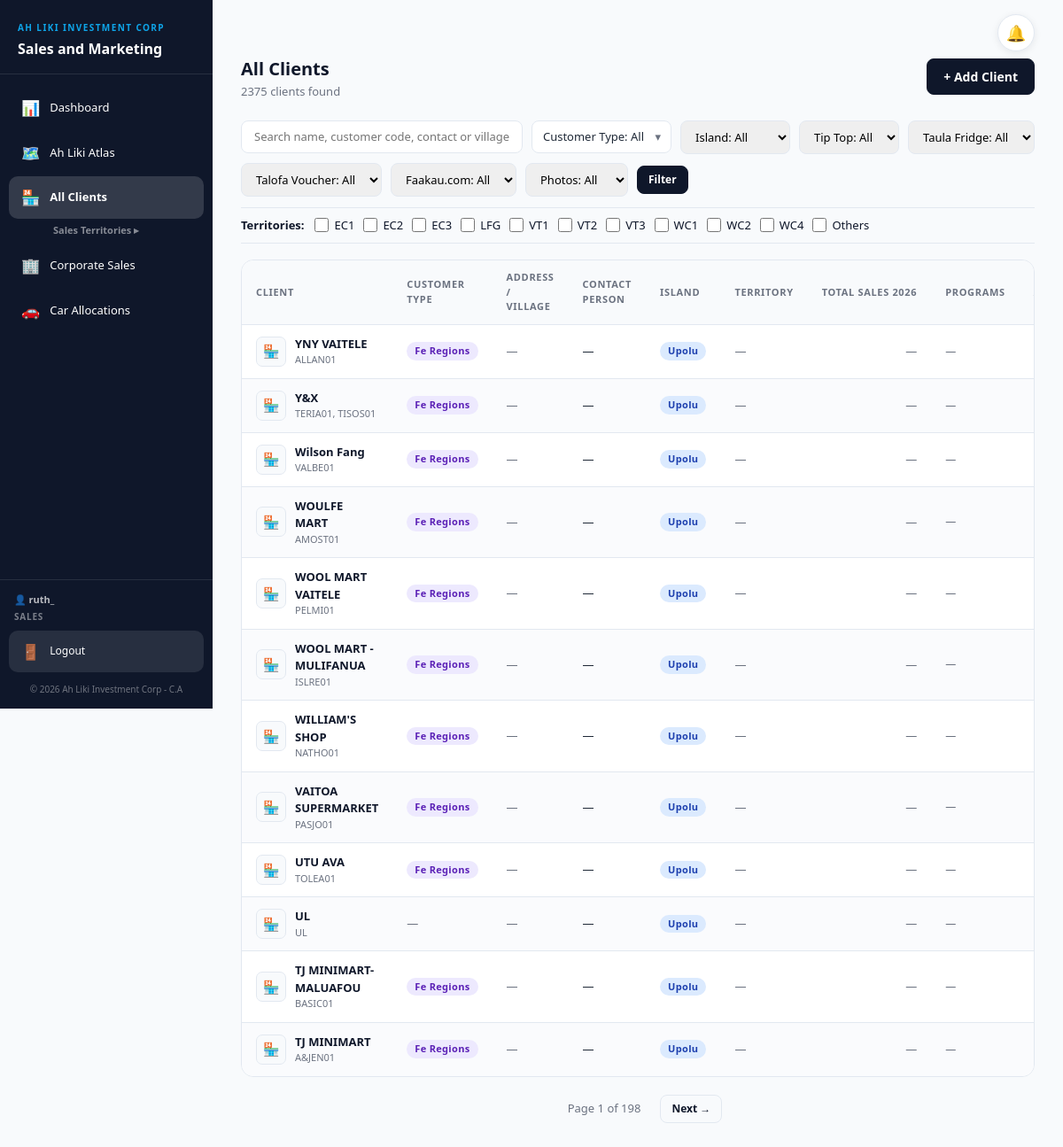
Page /shops/ (signed in) on the committed database.
### shops/models.py (models this page shows, shortened)
class Shop(models.Model):
    ISLAND_CHOICES = [
        ('Upolu',  'Upolu'),
        ('Savaii', 'Savaii'),
    ]
    TERRITORY_CHOICES = [
        ('EC1', 'EC1'),
        ('EC2', 'EC2'),
        ('EC3', 'EC3'),
        ('LFG', 'LFG'),
        ('VT1', 'VT1'),
        ('VT2', 'VT2'),
        ('VT3', 'VT3'),
        ('WC1', 'WC1'),
        ('WC2', 'WC2'),
        ('WC4', 'WC4'),
        ('TWN', 'TWN'),
        ('TWN1', 'TWN1'),
        ('TW1', 'TW1'),
    ]
    customer_code  = models.CharField(max_length=50, unique=True, null=True, blank=True)
    name           = models.CharField(max_length=255)
    customer_type  = models.CharField(max_length=100, blank=True, default='', help_text='e.g. Retail, Wholesale, Hotel')
    contact_person = models.CharField(max_length=255, blank=True, null=True)
    address        = models.CharField(max_length=255, blank=True, null=True, default='n/a')
    island         = models.CharField(max_length=50,  choices=ISLAND_CHOICES, default='Upolu')
    phone          = models.CharField(max_length=50,  blank=True, null=True, default='n/a')
    territory      = models.CharField('Territory code', max_length=50, blank=True, null=True)
    email          = models.EmailField(max_length=254, blank=True, default='')
    tip_top = models.BooleanField(default=False)
    taula_fridge = models.BooleanField(default=False)
    talofa_voucher = models.BooleanField(default=False)
    faakau_com = models.BooleanField(default=False)
    created = models.DateField(auto_now_add=True, null=True, blank=True)
    class Meta:
        ordering = ['-id']

### shops/views.py (the view, shortened to what this page needs)
# urls.py: path('shops/',                            views.shop_list,          name='shop_list'),
@login_required(login_url='login')
def shop_list(request):
    qs = Shop.objects.prefetch_related('photos').all()
    q           = request.GET.get('q', '').strip()
    territories = request.GET.getlist('territory')
    tip_top     = request.GET.get('tip_top', '')
    taula       = request.GET.get('taula_fridge', '')
    talofa      = request.GET.get('talofa_voucher', '')
    faakau      = request.GET.get('faakau_com', '')
    photos      = request.GET.get('photos', '')
    ctypes      = [t for t in request.GET.getlist('customer_type') if t]
    island      = request.GET.get('island', '')
    if island:
        qs = qs.filter(island=island)
    if ctypes:
        named = [t for t in ctypes if t != '__none__']
        qs = qs.filter(Q(customer_type__in=named) | (Q(customer_type='') if '__none__' in ctypes else Q(pk__in=[])))
    if q:
        qs = qs.filter(Q(name__icontains=q) | Q(customer_code__iexact=q) | Q(contact_person__icontains=q)
                       | Q(address__icontains=q))
    programme = Q()
    for field, value in (('tip_top', tip_top), ('taula_fridge', taula),
                         ('talofa_voucher', talofa), ('faakau_com', faakau)):
        if value == 'yes':
            programme |= Q(**{field: True})
        elif value == 'no':
            programme |= Q(**{field: False})
    if programme:
        qs = qs.filter(programme)
    if photos == 'yes':
        qs = qs.filter(photos__isnull=False).distinct()
    elif photos == 'no':
        qs = qs.filter(photos__isnull=True)
    sales_year = date.today().year
    year_total = (MonthlySales.objects.filter(shop=OuterRef('pk'), month__year=sales_year)
                  .values('shop').annotate(t=Sum('sales')).values('t'))
    qs = qs.annotate(total_sales=Subquery(year_total, output_field=DecimalField(max_digits=14, decimal_places=2)))
    sort = request.GET.get('sort', '')
    if sort in ('sales', 'sales_low') and not access.can_see_sales(request):
        sort = ''
    if sort == 'sales':
        qs = qs.order_by(F('total_sales').desc(nulls_last=True), 'name')
    elif sort == 'sales_low':
        qs = qs.order_by(F('total_sales').asc(nulls_first=True), 'name')
    paginator = Paginator(qs, 12)
    page_obj  = paginator.get_page(request.GET.get('page'))
    all_territories = list(SHOP_TERRITORIES)
    return render(request, 'shops/shop_list.html', {
        'page_obj': page_obj,
        'total': qs.count(),
        'q': q, 'territories': territories,
        'all_territories': all_territories,
        'tip_top': tip_top, 'photos': photos,
        'taula_fridge': taula, 'talofa_voucher': talofa, 'faakau_com': faakau,
        'selected_types': ctypes, 'island': island, 'sort': sort, 'sales_year': sales_year,
        'islands': Shop.objects.values('island').annotate(n=Count('id')).order_by('island'),
        'sort_query': urlencode([(k, v) for k, vs in request.GET.lists() if k not in ('sort', 'page') for v in vs]),
        'customer_types': Shop.objects.values('customer_type').annotate(n=Count('id')).order_by('customer_type'),
    })

### shops/templates/shops/shop_list.html (shortened to what this page needs)
{% extends 'shops/base.html' %}
{% block content %}
<div class="page-header">
  <div>
    <h2 class="page-title">All Clients</h2>
    <p class="page-sub">{{ total }} client{{ total|pluralize }} found</p>
  </div>
  <div style="display:flex;gap:10px">
    <a href="{% url 'add_shop' %}" class="btn-sms btn-primary-custom">+ Add Client</a>
  </div>
</div>
<form method="GET" style="margin-bottom:18px">
  <div style="display:flex;gap:10px;flex-wrap:wrap;align-items:center;margin-bottom:12px">
    <input type="text" name="q" value="{{ q }}" placeholder="Search name, customer code, contact or village…"
           style="padding:8px 14px;border:1px solid var(--border);border-radius:8px;font-size:13px;flex:1 1 180px;min-width:140px">
    <details class="type-pick" style="border-color:{% if selected_types %}var(--accent){% else %}var(--border){% endif %}">
      <summary>Customer Type: {% if not selected_types %}All{% elif selected_types|length == 1 %}{% if selected_types.0 == '__none__' %}No type set{% else %}{{ selected_types.0 }}{% endif %}{% else %}{{ selected_types|length }} selected{% endif %}</summary>
    </details>
    <select name="island" onchange="this.form.submit()" aria-label="Island"
            style="padding:8px 12px;border:1px solid {% if island %}var(--accent){% else %}var(--border){% endif %};border-radius:8px;font-size:13px">
      <option value="">Island: All</option>
    </select>
    <select name="tip_top" style="padding:8px 12px;border:1px solid var(--border);border-radius:8px;font-size:13px">
      <option value="">Tip Top: All</option>
    </select>
    <select name="taula_fridge" style="padding:8px 12px;border:1px solid var(--border);border-radius:8px;font-size:13px">
      <option value="">Taula Fridge: All</option>
    </select>
    <select name="talofa_voucher" style="padding:8px 12px;border:1px solid var(--border);border-radius:8px;font-size:13px">
      <option value="">Talofa Voucher: All</option>
    </select>
    <select name="faakau_com" style="padding:8px 12px;border:1px solid var(--border);border-radius:8px;font-size:13px">
      <option value="">Faakau.com: All</option>
    </select>
    <select name="photos" style="padding:8px 12px;border:1px solid var(--border);border-radius:8px;font-size:13px">
      <option value="">Photos: All</option>
    </select>
    <button type="submit" class="btn-sms btn-primary-custom sm">Filter</button>
  </div>
  <div style="display:flex;gap:12px;flex-wrap:wrap;align-items:center;padding:10px 0;border-top:1px solid var(--border);border-bottom:1px solid var(--border)">
    <label style="font-weight:600;font-size:13px;color:var(--primary);margin:0">Territories:</label>
    <div style="display:flex;gap:10px;flex-wrap:wrap">
      {% for t in all_territories %}
      <label style="display:flex;align-items:center;gap:6px;font-size:13px;color:var(--primary);cursor:pointer;margin:0">
        <input type="checkbox" name="territory" value="{{ t }}" {% if t in territories %}checked{% endif %}
               style="width:16px;height:16px;cursor:pointer">
        {{ t }}
      </label>
      {% endfor %}
      <label style="display:flex;align-items:center;gap:6px;font-size:13px;color:var(--primary);cursor:pointer;margin:0"
             title="Shops whose territory is not one of the codes listed above, or has none recorded">
        <input type="checkbox" name="territory" value="OTHER" {% if 'OTHER' in territories %}checked{% endif %}
               style="width:16px;height:16px;cursor:pointer">
        Others
      </label>
    </div>
  </div>
</form>
<div class="sms-card">
  <table class="sms-table">
    <thead>
      <tr>
        <th>Client</th><th>Customer Type</th><th>Address / Village</th><th>Contact Person</th><th>Island</th><th>Territory</th>
        {% if see_sales %}<th style="text-align:right;white-space:nowrap"><a href="?{{ sort_query }}{% if sort_query %}&{% endif %}sort={% if sort == 'sales' %}sales_low{% else %}sales{% endif %}"
            style="color:inherit;text-decoration:none" title="Sort by total sales">Total Sales {{ sales_year }}{% if sort == 'sales' %} ▾{% elif sort == 'sales_low' %} ▴{% endif %}</a></th>{% endif %}
        <th>Programs</th><th>Actions</th>
      </tr>
    </thead>
    <tbody>
      {% for s in page_obj %}
      <tr>
        <td>
          <div style="display:flex;align-items:center;gap:10px">
            <div style="width:34px;height:34px;border-radius:7px;background:var(--surface);border:1px solid var(--border);overflow:hidden;flex-shrink:0;display:flex;align-items:center;justify-content:center;font-size:15px">
              {% with first=s.photos.first %}{% if first %}<img src="{{ first.image.url }}" style="width:100%;height:100%;object-fit:cover">{% else %}🏪{% endif %}{% endwith %}
            </div>
            <div><a href="{% url 'shop_detail' s.id %}" style="font-weight:700;color:var(--primary);text-decoration:none;font-size:13px">{{ s.name }}</a>
              {% if s.customer_code %}<div style="color:var(--muted);font-size:11px">{{ s.customer_code }}</div>{% endif %}</div>
          </div>
        </td>
        <td>{% if s.customer_type %}<span class="badge-custom badge-purple">{{ s.customer_type }}</span>{% else %}<span style="color:var(--muted)">—</span>{% endif %}</td>
        <td style="max-width:220px">{% if s.address and s.address|lower != 'n/a' %}{{ s.address }}{% else %}<span style="color:var(--muted)">—</span>{% endif %}</td>
        <td>{{ s.contact_person|default:"—" }}</td>
        <td><span class="badge-custom {% if s.island == 'Upolu' %}badge-blue{% else %}badge-amber{% endif %}">{{ s.island }}</span></td>
        <td style="color:var(--muted)">{{ s.territory|default:"—" }}</td>
        {% if see_sales %}<td style="text-align:right;font-weight:600;font-variant-numeric:tabular-nums;white-space:nowrap">{% if s.total_sales is not None %}{{ s.total_sales|floatformat:"0g" }}{% else %}<span style="color:var(--muted);font-weight:400">—</span>{% endif %}</td>{% endif %}
        <td>
          <div style="display:flex;gap:6px;flex-wrap:wrap">
            {% if not s.tip_top and not s.taula_fridge and not s.talofa_voucher and not s.faakau_com %}<span style="color:var(--muted);font-size:12px">—</span>{% endif %}
          </div>
        </td>
        <td>
        </td>
      </tr>
      {% endfor %}
    </tbody>
  </table>
</div>
{% if page_obj.has_other_pages %}
<div style="display:flex;justify-content:center;gap:6px;margin-top:20px">
  <span style="padding:6px 16px;font-size:13px;color:var(--muted)">Page {{ page_obj.number }} of {{ page_obj.paginator.num_pages }}</span>
  {% if page_obj.has_next %}
  <a href="?page={{ page_obj.next_page_number }}&q={{ q|urlencode }}&tip_top={{ tip_top }}&taula_fridge={{ taula_fridge }}&talofa_voucher={{ talofa_voucher }}&faakau_com={{ faakau_com }}&photos={{ photos }}&island={{ island|urlencode }}" class="btn-sms btn-outline-custom sm">Next →</a>
  {% endif %}
</div>
{% endif %}
{% endblock %}

### shops/templates/shops/base.html (shortened to what this page needs)
<!DOCTYPE html>
<html lang="en">
<head>
  <link rel="stylesheet" href="https://cdn.jsdelivr.net/npm/bootstrap@5.3.0/dist/css/bootstrap.min.css">
</head>
<body>
<div class="layout">
  <aside class="sidebar" id="sidebar">
    <div class="sidebar-brand">
      <div class="label">Ah Liki Investment Corp</div>
      <div class="title">{% if is_finance %}Finance{% else %}Sales and Marketing{% endif %}</div>
    </div>
    <nav>
      {% with n=request.resolver_match.url_name %}
      <a href="{% url 'dashboard' %}"        class="nav-item-custom {% if n == 'dashboard' %}active{% endif %}"><span class="nav-icon">📊</span>Dashboard</a>
      <a href="{% url 'atlas' %}"            class="nav-item-custom {% if n == 'atlas' %}active{% endif %}"><span class="nav-icon">🗺️</span>Ah Liki Atlas</a>
      {% if not is_finance %}
      <a href="{% url 'shop_list' %}"        class="nav-item-custom {% if n == 'shop_list' or n == 'shop_detail' or n == 'add_shop' or n == 'edit_shop' %}active{% endif %}"><span class="nav-icon">🏪</span>All Clients</a>
      <details class="nav-group" {% if n == 'territory_shops' %}open{% endif %}>
        <summary>Sales Territories</summary>
      </details>
      {% endif %}
      {% if access.corporate_sales %}
      <a href="{% url 'corporate_sales' %}"  class="nav-item-custom "><span class="nav-icon">🏢</span>Corporate Sales</a>
      {% endif %}
      <a href="{% url 'car_allocations' %}"  class="nav-item-custom {% if n == 'car_allocations' %}active{% endif %}"><span class="nav-icon">🚗</span>Car Allocations</a>
      {% endwith %}
    </nav>
    <div class="sidebar-footer">
      <div style="color:rgba(255,255,255,.7);font-size:11px;font-weight:600;margin-bottom:8px;padding:0 6px">
        👤 {{ user.username }}
        {% if not is_fe %}<div style="color:rgba(255,255,255,.45);font-size:10px;font-weight:700;text-transform:uppercase;letter-spacing:.08em;margin-top:3px">{{ user_role }}</div>{% endif %}
      </div>
      <a href="{% url 'logout' %}" class="nav-item-custom" style="font-size:12px;margin:0;background:rgba(255,255,255,.1)"><span class="nav-icon">🚪</span>Logout</a>
      <div style="color:rgba(255,255,255,.4);font-size:10px;text-align:center;margin-top:12px">© 2026 Ah Liki Investment Corp - C.A</div>
    </div>
  </aside>
  <main class="main-content">
    <div class="top-actions">{% include 'car_allocations/_notifications.html' %}</div>
    {% block content %}{% endblock %}
  </main>
</div>
</body>
</html>

### car_allocations/templates/car_allocations/_notifications.html (shortened to what this page needs)
{% if user.is_authenticated and not is_fe %}
<div class="notif" id="notif">
  <button class="notif-btn" id="notif-btn" title="Notifications" aria-label="Notifications">🔔</button>
</div>
{% endif %}

### rows in the picture
Shop: name "YNY VAITELE", customer_code "ALLAN01", customer_type "Fe Regions", contact_person "—", island "Upolu", territory "—"
Shop: name "Y&X", customer_code "TERIA01, TISOS01", customer_type "Fe Regions", contact_person "—", island "Upolu", territory "—"
Shop: name "Wilson Fang", customer_code "VALBE01", customer_type "Fe Regions", contact_person "—", island "Upolu", territory "—"
Shop: name "WOULFE MART", customer_code "AMOST01", customer_type "Fe Regions", contact_person "—", island "Upolu", territory "—"
Shop: name "WOOL MART VAITELE", customer_code "PELMI01", customer_type "Fe Regions", contact_person "—", island "Upolu", territory "—"
Shop: name "WOOL MART -MULIFANUA", customer_code "ISLRE01", customer_type "Fe Regions", contact_person "—", island "Upolu", territory "—"
Shop: name "WILLIAM'S SHOP", customer_code "NATHO01", customer_type "Fe Regions", contact_person "—", island "Upolu", territory "—"
Shop: name "VAITOA SUPERMARKET", customer_code "PASJO01", customer_type "Fe Regions", contact_person "—", island "Upolu", territory "—"
Shop: name "UTU AVA", customer_code "TOLEA01", customer_type "Fe Regions", contact_person "—", island "Upolu", territory "—"
Shop: name "UL", customer_code "UL", contact_person "—", island "Upolu", territory "—"
Shop: name "TJ MINIMART- MALUAFOU", customer_code "BASIC01", customer_type "Fe Regions", contact_person "—", island "Upolu", territory "—"
Shop: name "TJ MINIMART", customer_code "A&JEN01", customer_type "Fe Regions", contact_person "—", island "Upolu", territory "—"

### other values in the picture
{{ user.username }} "ruth_"
{{ user_role }} "SALES"
{{ total }} "2375"
{{ t }} "EC1" "EC2" "EC3" "LFG" "VT1" "VT2" "VT3" "WC1" "WC2" "WC4"
{{ page_obj.number }} "1"
{{ page_obj.paginator.num_pages }} "198"
